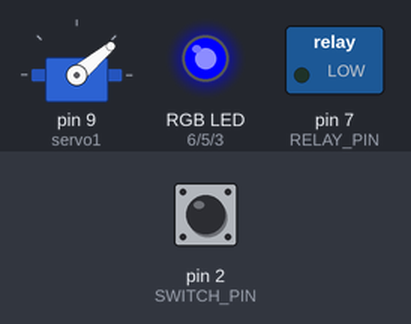
The sketch below on a simulated Arduino Uno, built with avr-gcc and run on an emulated ATmega328P. On the bench: servo, switched loads named in the sketch (green lamp = pin HIGH), an RGB LED mixed from three pins (HIGH = lit). The inputs (shaded band) are chosen by the test bench; at power-on: pin 2 (SWITCH_PIN) LOW. Dim RGB values are drawn brighter than linear; random numbers use the default seed unless the sketch sets one.

Above: at 1.2 s.
1.3 s: pin 2 (SWITCH_PIN) pulled HIGH for 0.15 s
At 1.37 s:
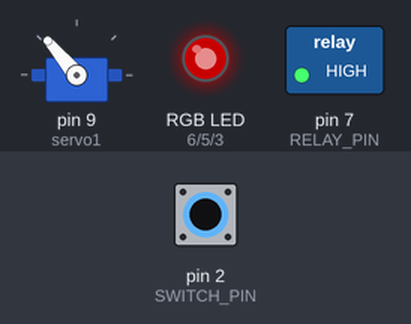
3.0 s: pin 2 (SWITCH_PIN) pulled HIGH for 1 s
At 5.0 s:
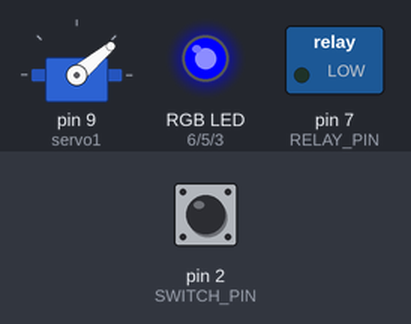
5.5 s: pin 2 (SWITCH_PIN) pulled HIGH for 3.2 s
At 8.4 s:
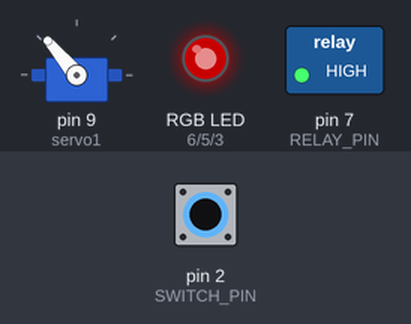
10.2 s: pin 2 (SWITCH_PIN) pulled HIGH for 3.2 s
At 14.6 s:
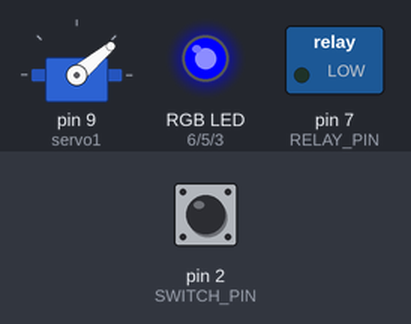
Timing chart, 0 to 15.9 s (numbered marks = the images above; inputs shaded):
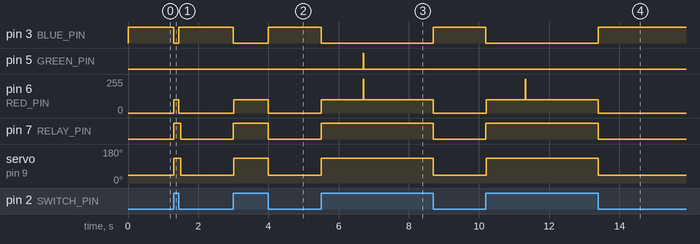

The sketch:

BurningZepFinal.ino
```cpp
// (licence header left out)
#include <Servo.h>  // servo library
Servo servo1;  // servo control object

// Set up constants
const int RED_PIN = 6; //For tricolour LED
const int GREEN_PIN = 5; //For tricolour LED
const int BLUE_PIN = 3; //For tricolour LED
const int SWITCH_PIN = 2; //Input - when it is high the board goes into explode mode
const int RELAY_PIN = 7; //For relay
const unsigned long changeFlicker = 1000; //How often board changes the frequency of the LED flickering in ms
unsigned long previousMillis = 0; //stores last update time for LED
int unsigned long flicker = 5; //Initial value of flicker in ms
bool rising = true; //Used to cycle between red and yellow on tricolour LED
int i = 0; //For loops
int explode = LOW; //Variable that says whether in explode mode or not

void setup()
{
  // Configure pins
  pinMode(RED_PIN, OUTPUT);
  pinMode(GREEN_PIN, OUTPUT);
  pinMode(BLUE_PIN, OUTPUT);
  pinMode(RELAY_PIN, OUTPUT);
  pinMode(SWITCH_PIN, INPUT);
  servo1.attach(9);
  digitalWrite(RELAY_PIN, LOW);
 }


void loop()
{

  // millis() is number of milliseconds since uno switched on
  unsigned long currentMillis = millis();

  // if the SWITCH_PIN is high go into explode mode
  explode = digitalRead(SWITCH_PIN);

  // If in explode mode then perform explode actions
  if (explode == HIGH) {
    //To avoid continuously writing to servo only update it every 100 ms
    if(currentMillis % 100 == 0){
      servo1.write(130);
      digitalWrite(RELAY_PIN, HIGH);
    }

    //Changes flickering frequency
    if (currentMillis - previousMillis > changeFlicker) {
      flicker = random(20, 1000);
    }

    //Cycles yellow value for tricolour LED between 0 and 255
    if (currentMillis - previousMillis > flicker) {
      previousMillis = currentMillis;
      if (rising == true) {
        if (i == 255) {
          rising = false;
        }
        else {
          i++;
        }
      }
      else {
        if (i == 0) {
          rising = true;
        }
        else {
          i--;
        }
      }
    }

    //Flickers the LED to make it more flamelike.
    if (i % flicker == 0) {
      showRGB(255, i, 0);
    }
    else {
      showRGB(100, 0, 0);
    }
  }
  else{
    //Actions if not in explode mode. make LED blue
    showRGB(0,0,255);
    previousMillis = currentMillis;
    if(currentMillis % 100 == 0){
      servo1.write(40);
      digitalWrite(RELAY_PIN, LOW);
    }

  }


}


void showRGB(int redIntensity, int greenIntensity, int blueIntensity)
{
  analogWrite(RED_PIN, redIntensity);
  analogWrite(GREEN_PIN, greenIntensity);
  analogWrite(BLUE_PIN, blueIntensity);

}
```

Measured:
- after the input at 1.3 s, pin 3 (BLUE_PIN): HIGH → LOW at once, → HIGH 0.15 s later; pin 6 (RED_PIN): 0/255 → 100/255 at once, → 0/255 0.14 s later; pin 7 (RELAY_PIN): LOW → HIGH at once, → LOW 0.20 s later; servo on pin 9 (servo1): 40° → 130° at once, → 40° 0.19 s later
- after the input at 3.0 s, pin 3 (BLUE_PIN): HIGH → LOW at once, → HIGH 1.0 s later; pin 6 (RED_PIN): 0/255 → 100/255 at once, → 0/255 0.99 s later; pin 7 (RELAY_PIN): LOW → HIGH at once, → LOW 1.0 s later; servo on pin 9 (servo1): 40° → 130° at once, → 40° 0.99 s later
- after the input at 5.5 s, pin 3 (BLUE_PIN): HIGH → LOW at once, → HIGH 3.2 s later; pin 5 (GREEN_PIN): LOW → HIGH after 1.2 s, → LOW 0.01 s later; pin 6 (RED_PIN): 0/255 → 100/255 at once, → 0/255 3.2 s later; pin 7 (RELAY_PIN): LOW → HIGH at once, → LOW 3.2 s later; servo on pin 9 (servo1): 40° → 130° at once, → 40° 3.2 s later
- after the input at 10.2 s, pin 3 (BLUE_PIN): HIGH → LOW at once, → HIGH 3.2 s later; pin 6 (RED_PIN): 0/255 → 100/255 at once, → 0/255 3.2 s later; pin 7 (RELAY_PIN): LOW → HIGH at once, → LOW 3.2 s later; servo on pin 9 (servo1): 40° → 130° at once, → 40° 3.2 s later
